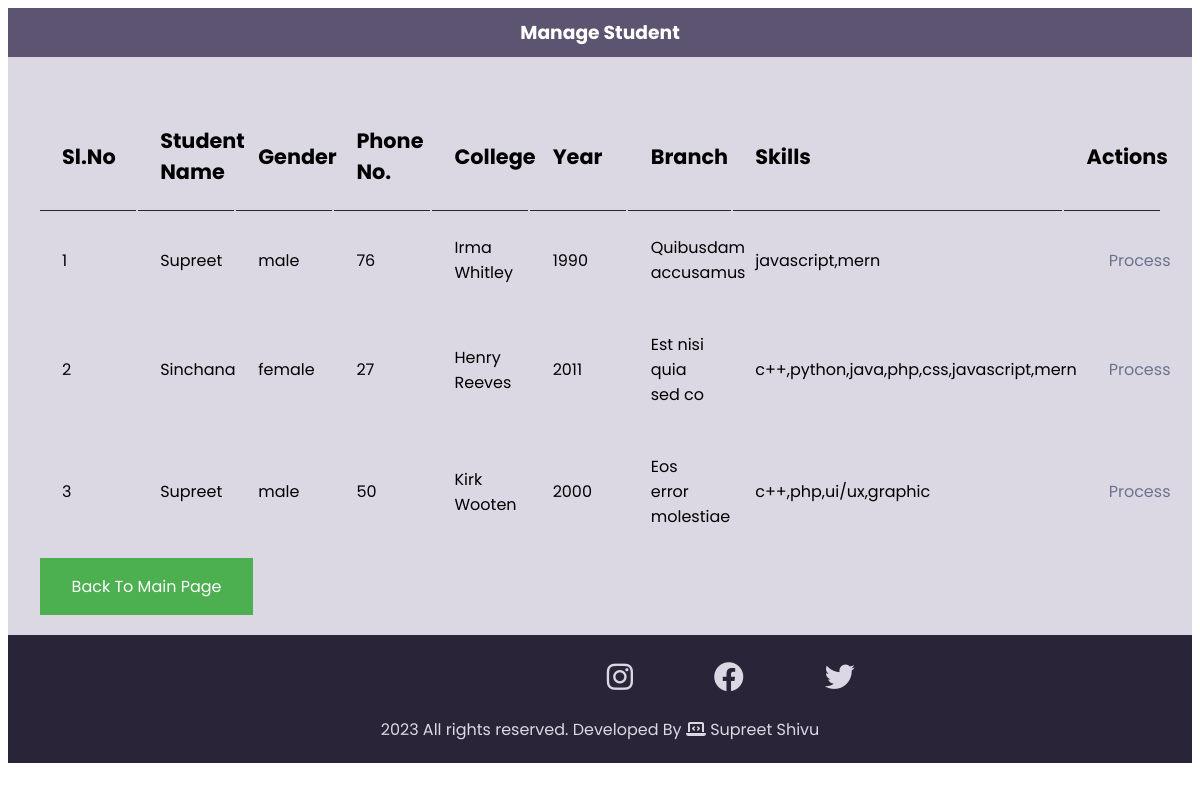
The app's page /manage-student.php with its own data.
### tables this page shows
CREATE TABLE `tbl_student` (
  `id` int(10) UNSIGNED NOT NULL,
  `student_name` varchar(255) NOT NULL,
  `gender` varchar(100) NOT NULL,
  `phone_no` int(100) NOT NULL,
  `college_name` varchar(255) NOT NULL,
  `year` int(50) NOT NULL,
  `branch` varchar(100) NOT NULL,
  `skills` varchar(255) NOT NULL,
  `status` varchar(200) NOT NULL
);

### manage-student.php (the view, shortened to what this page needs)
<?php include('config/constants.php');
?>
<html>
    <link rel="stylesheet" href="https://cdnjs.cloudflare.com/ajax/libs/font-awesome/6.2.1/css/all.min.css" />
    <link rel="stylesheet" href="css/admin.css">
<div class="main-content">
    <h3>Manage Student</h3>
    <div class="wrapper">
        <br>
        <form action="" method="POST">
            <table>
                <tr>
                    <th>Sl.No</th>
                    <th>Student Name</th>
                    <th>Gender</th>
                    <th>Phone No.</th>
                    <th>College</th>
                    <th>Year</th>
                    <th>Branch</th>
                    <th>Skills</th>
                    <th>Actions</th>
                </tr>
                <?php
                    $sql = "SELECT * FROM tbl_student";
                    $res = mysqli_query($conn,$sql);
                    if($res == true){
                        $count = mysqli_num_rows($res);
                        $sn=1;
                        if($count > 0){
                            while($rows = mysqli_fetch_assoc($res))
                            {
                                $id = $rows['id'];
                                $student_name = $rows['student_name'];
                                $gender = $rows['gender'];
                                $phone_no = $rows['phone_no'];
                                $college_name = $rows['college_name'];
                                $year = $rows['year'];
                                $branch = $rows['branch'];
                                $skills = $rows['skills'];
                                ?>
                                    <tr>
                                        <td><?php echo $sn++ ; ?></td>
                                        <td><?php echo $student_name ; ?></td>
                                        <td><?php echo $gender ; ?></td>
                                        <td><?php echo $phone_no ; ?></td>
                                        <td><?php echo $college_name ; ?></td>
                                        <td><?php echo $year ; ?></td>
                                        <td><?php echo $branch ?></td>
                                        <td><?php echo $skills ; ?></td>
                                        <td>
                                        <a href="individual.php?id=<?php echo $id ;?>">Process</a>
                                        </td>
                                    </tr>
                                <?php
                            }
                        }
                    }
                    else
                    {
                        echo "Not have any data in database";
                    }
                ?>
            </table>
            <a href="admin-panel.php" class="toggle">Back To Main Page</a>
        </form>
     </div>
            <footer>
            <div>
                <ul>
                    <a href="#"><li><i class="fa-brands fa-instagram"></i></li></a>
                    <a href="#"><li><i class="fa-brands fa-facebook"></i></li></a>
                    <a href="#"><li><i class="fa-brands fa-twitter"></i></li></a>
                </ul>
                <p class="text-center footer-text">2023 All rights reserved. Developed By <i class="fa-solid fa-laptop-code"></i> Supreet Shivu </a> </p>
            </div>
        </footer>
</div>
</html>

### css/admin.css (style rules this page uses)
.main-content { font-family: 'Poppins', sans-serif; box-sizing: border-box; border-style: none; background-color:#DBD8E3; max-width: 100vw; }
h3 { text-align: center; background-color: #5C5470; color: white; max-width: 100vw; left: 0; padding: 10px 0; }
.wrapper { width: 95%; margin: 0 auto; }
table tr th { width: 8%; padding: 2%; text-align: left; font-size: 1.3rem; border-bottom: 1px solid #2A2438; }
td { font-size: 1rem; width: 8%; padding: 2%; text-align: left; margin: 20px; }
footer { background-color: #2A2438; color: #DBD8E3; margin-bottom: 0; text-align: center; padding: 5px 0px ; max-width: 100vw; margin-left: 0; }
i { color: #DBD8E3; }
div ul { display: flex; flex-direction: row; padding: 0 45%; }
div ul li { text-align: center; list-style-type: none; font-size: 30px; }
.fa-brands { padding: 4% 15px; }
a { margin-left: 43%; text-align: center; text-decoration: none; color: #6B728E; }

### manage-student.php (style rules this page uses)
.toggle { background-color: #4CAF50; border: none; color: white; padding: 16px 32px; text-align: center; text-decoration: none; display: inline-block; font-size: 16px; margin: 4px 2px; transition-duration: 0.4s; cursor: pointer; }

### records on screen
tbl_student: student_name "Supreet", gender "male", phone_no "76", college_name "Irma Whitley", year "1990", branch "Quibusdam accusamus", skills "javascript,mern"
tbl_student: student_name "Sinchana", gender "female", phone_no "27", college_name "Henry Reeves", year "2011", branch "Est nisi quia sed co", skills "c++,python,java,php,css,javascript,mern"
tbl_student: student_name "Supreet", gender "male", phone_no "50", college_name "Kirk Wooten", year "2000", branch "Eos error molestiae", skills "c++,php,ui/ux,graphic"
